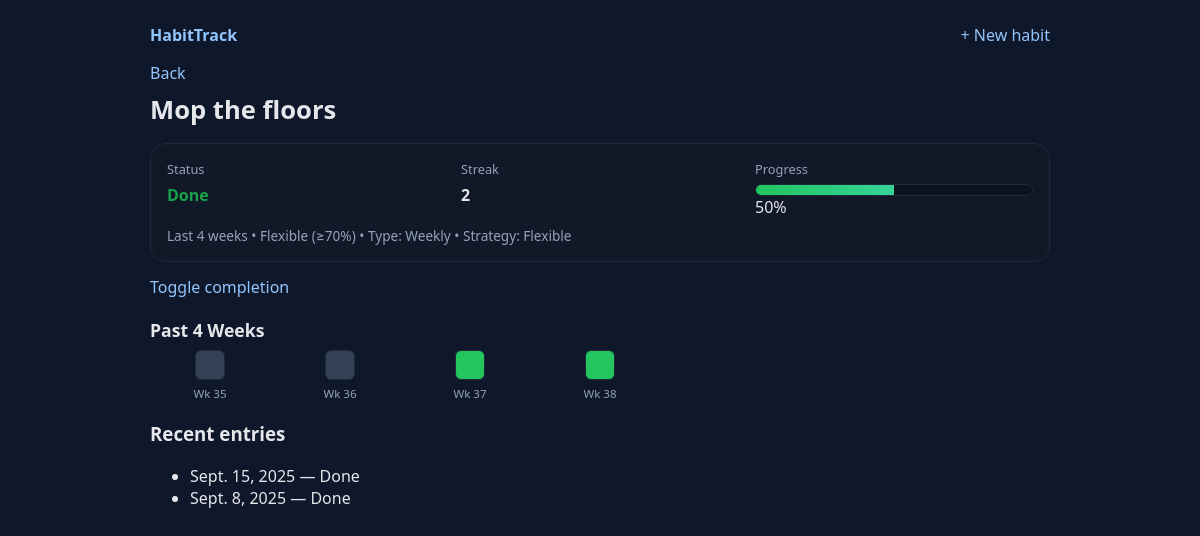
The page /habit/3/ on the database its author committed.
### habits/models.py (models this page shows, shortened)
class Habit(models.Model):
    name = models.CharField(max_length=100)
    habit_type = models.CharField(max_length=10, choices=[("daily", "Daily"), ("weekly", "Weekly")])
    strategy = models.CharField(max_length = 10, choices=[("strict", "Strict"), ("flexible", "Flexible")] )
    def anchor_for(self, d: date) -> date:
        return period_anchor_for(self.habit_type, d)

class Completion(models.Model):
    habit = models.ForeignKey(Habit, on_delete=models.CASCADE, related_name="completions")
    date = models.DateField()          # daily: actual day; weekly: anchor day (Monday)
    done = models.BooleanField(default=False)
    class Meta:
        unique_together = ("habit", "date")   # one row per habit per period
        ordering = ["-date"]

### habits/views.py (the view)
# urls.py: path("habit/<int:pk>/", views.habit_detail, name="habit_detail"),
def habit_detail(request, pk: int):
    habit = get_object_or_404(Habit, pk=pk)
    today = date.today()
    anchor = _current_anchor(habit, today)
    completion = Completion.objects.filter(habit=habit, date=anchor).first()
    history = Completion.objects.filter(habit=habit).order_by("-date")[:14]
    progress = _progress(habit, today)
    status = "Done" if (completion and completion.done) else "Pending"
    progress_pct = progress["percent"]      # 0..100 (already rounded)
    on_track = progress["on_track"]         # True/False for strategy pass
    marks_asc = list(reversed(progress["marks"]))  # you stored newest->oldest; flip it
    cells = []
    if habit.habit_type == "daily":
        for d, done in marks_asc:
            cells.append({"label": d.strftime("%a"), "done": done})
    else:
        for d, done in marks_asc:
            cells.append({"label": f"Wk {d.isocalendar().week}", "done": done})
    context = {
        "habit": habit,
        "anchor": anchor,
        "completion": completion,
        "streak": _streak(habit),
        "history": history,
        "today": today,
        "progress": progress,
        "status": status,
        "progress_pct": progress_pct,
        "on_track": on_track,
        "window_label": progress["window_label"],  # Last 7 days / Last 4 weeks
        "rule_label": progress["rule_label"],      # Strict (all required)/ Flexible ≥70%
        "cells": cells,                             # [{label, done}] oldest -> newest
        "is_daily": habit.habit_type == "daily",
    }
    return render(request, "habits/detail.html", context)

### habits/utils.py (called while the page is built)
def start_of_week(d: date) -> date:
    return d - timedelta(days=d.weekday())

def period_anchor_for(habit_type: str, d: date) -> date:
    return start_of_week(d) if habit_type == "weekly" else d

def consecutive_anchors(anchor_list_desc: list[date]) -> int:
    if not anchor_list_desc:
        return 0
    if len(anchor_list_desc) == 1:
        return 1
    step = (anchor_list_desc[0] - anchor_list_desc[1]).days
    step = step if step in (1, 7) else 1
    streak = 1
    for prev, nxt in zip(anchor_list_desc, anchor_list_desc[1:]):
        if (prev - nxt).days == step:
            streak += 1
        else:
            break
    return streak

### habits/views.py (called while the page is built)
def _current_anchor(habit: Habit, today: date | None = None) -> date:
    today = today or date.today()
    return habit.anchor_for(today)

def _streak(habit: Habit) -> int:
    done_dates = list(
        Completion.objects.filter(habit=habit, done=True)
        .order_by("-date")
        .values_list("date", flat=True)
    )
    return consecutive_anchors(done_dates) if done_dates else 0

def _window_anchors(habit: Habit, today: date | None = None) -> list[date]:
    today = today or date.today()
    start = habit.anchor_for(today)  # day or Monday
    if habit.habit_type == "daily":
        return [start - timedelta(days=i) for i in range(7)]
    else:
        return [start - timedelta(days=7*i) for i in range(4)]

### habits/templates/habits/detail.html
{% extends "base.html" %}
{% block content %}
<a href="{% url 'habits:home' %}">Back</a>
<h1 class="page-title">{{ habit.name }}</h1>
<div class="status-card">
  <div class="status-row">
    <div class="status-item">
      <div class="label">Status</div>
      <div class="value {{ status|lower }}">{{ status }}</div>
    </div>
    <div class="status-item">
      <div class="label">Streak</div>
      <div class="value"> {{ streak }}</div>
    </div>
    <div class="status-item">
      <div class="label">Progress</div>
      <div class="progress-bar">
        <div class="progress-fill" style="width: {{ progress_pct }}%;"></div>
      </div>
      <div class="progress-text">{{ progress_pct }}%</div>
    </div>
  </div>
  <div class="subtle">
    {{ window_label }} • {{ rule_label }}
    • Type: {{ habit.get_habit_type_display }} • Strategy: {{ habit.get_strategy_display }}
  </div>
</div>
<p style="margin-top:14px;">
  <a href="{% url 'habits:toggle_completion' habit.pk %}">Toggle completion</a>
</p>
<h3 class="section-title">{{ is_daily|yesno:"Past 7 Days,Past 4 Weeks" }}</h3>
<div class="history">
  {% for cell in cells %}
    <div class="cell" aria-label="{{ cell.label }} {{ cell.done|yesno:'done,pending' }}" title="{{ cell.label }} — {{ cell.done|yesno:'done,pending' }}">
      <div class="square {{ cell.done|yesno:'on,off' }}"></div>
      <div class="cell-label">{{ cell.label }}</div>
    </div>
  {% endfor %}
</div>
<h3 style="margin-top:20px;">Recent entries</h3>
<ul>
  {% for c in history %}
    <li>{{ c.date }} — {% if c.done %}Done{% else %}Not done{% endif %}</li>
  {% empty %}
    <li>No history yet.</li>
  {% endfor %}
</ul>
{% endblock %}

### rows shown on the page
Habit: name "Mop the floors", habit_type "Weekly", strategy "Flexible"
Completion: date "Sept. 15, 2025", done "Done"
Completion: date "Sept. 8, 2025", done "Done"

### other values the page prints
{{ status }} "Done"
{{ streak }} "2"
{{ progress_pct }} "50"
{{ window_label }} "Last 4 weeks"
{{ rule_label }} "Flexible (≥70%)"
{{ is_daily|yesno:"Past 7 Days,Past 4 Weeks" }} "Past 4 Weeks"
{{ cell.label }} "Wk 35" "Wk 36" "Wk 37" "Wk 38"
